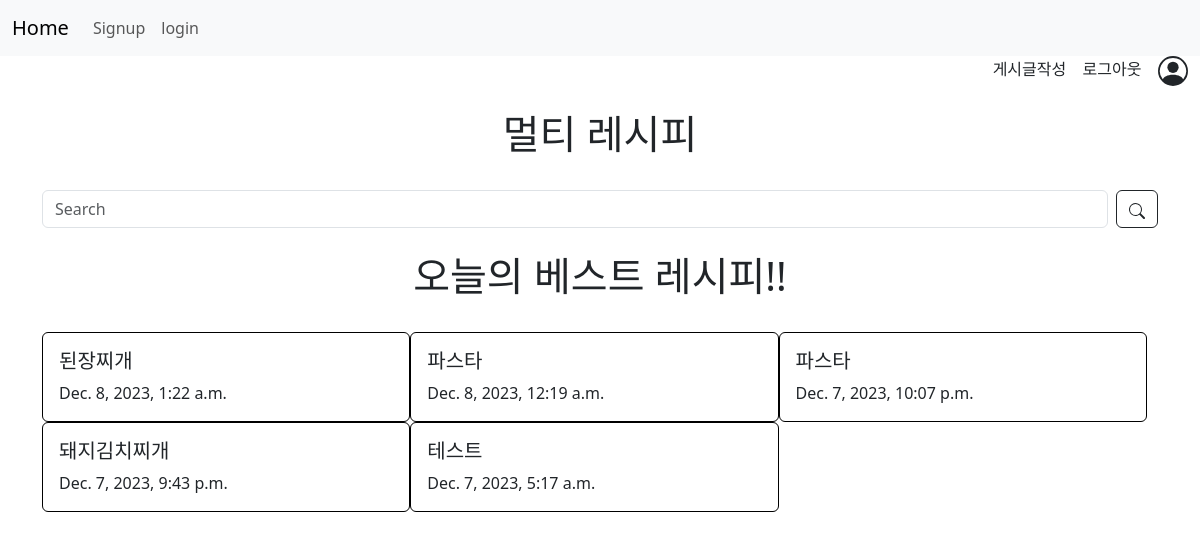
/posts/, run on the app's committed database.
### posts/models.py (models this page shows, shortened)
class Post(models.Model):
    title = models.CharField(max_length=50)
    serving = models.IntegerField()
    created_at = models.DateTimeField(auto_now_add=True)
    updated_at = models.DateTimeField(auto_now=True)
    CATE_CHOICES1 = (('한식', '한식'), ('양식', '양식'), ('일식', '일식'), ('기타', '기타'))
    cate1 = models.CharField(
        max_length=10,
        choices = CATE_CHOICES1,
        default='한식',
    )
    CATE_CHOICES2 = (('모임용', '모임용'), ('원팬/스피디', '원팬/스피디'), ('술안주', '술안주'), ('일상', '일상'), ('다이어트', '다이어트'), ('디저트', '디저트'))
    cate2 = models.CharField(
        max_length=10,
        choices = CATE_CHOICES2,
        default='모임용',
    )
    CATE_CHOICES3 = (('소고기' ,'소고기'),('돼지고기' ,'돼지고기'),('닭고기' ,'닭고기'),('육류' ,'육류'),('채소' ,'채소'),('생선' ,'생선'),('해물' ,'해물'),('쌀' ,'쌀'),('밀가루' ,'밀가루'),('면' ,'면'),('콩/견과류' ,'콩/견과류'),('달걀/유제품' ,'달걀/유제품'),('가공식품류' ,'가공식품류'),('기타' ,'기타'))
    cate3 = models.CharField(
        max_length=10,
        choices = CATE_CHOICES3,
        default='기타',
    )
    user = models.ForeignKey(settings.AUTH_USER_MODEL, on_delete=models.CASCADE)

### posts/views.py (the view)
# urls.py: path('', views.index, name='index'),
def index(request):
    posts = Post.objects.all().order_by('-id')
    context = {
        'posts': posts,
    }
    return render(request, 'index.html', context)

### posts/templates/index.html (shortened to what this page needs)
{% extends 'base.html' %}
{% block body %}
<form class="d-flex" method="POST" action="{% url 'posts:search' %}">
  <input class="form-control me-2" type="search" placeholder="Search" name="searched" aria-label="Search">
  <button class="btn btn-outline-dark" type="submit">
  </button>
</form>
<br>
<div class="container text-center">
<h1> 오늘의 베스트 레시피!! </h1>
</div>
<br>
{% for post in posts %}
  <div class="card" style="border: 1px solid black; float: left; width: 33%;">
    <div class="card-body">
      <h5 class="card-title">{{post.title}}</h5>
      <p class="card-text">{{post.created_at}}</p>
    </div>
  </div>
{% endfor %}
{% endblock %}

### data on the page
Post: title "된장찌개", created_at "Dec. 8, 2023, 1:22 a.m."
Post: title "파스타", created_at "Dec. 8, 2023, 12:19 a.m."
Post: title "파스타", created_at "Dec. 7, 2023, 10:07 p.m."
Post: title "돼지김치찌개", created_at "Dec. 7, 2023, 9:43 p.m."
Post: title "테스트", created_at "Dec. 7, 2023, 5:17 a.m."
